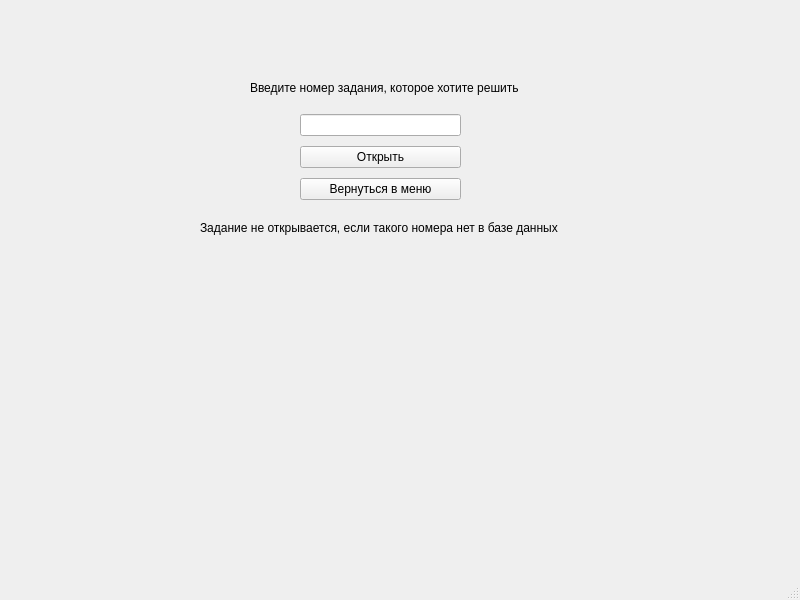
<?xml version="1.0" encoding="UTF-8"?>
<ui version="4.0">
 <class>MainWindow</class>
 <widget class="QMainWindow" name="MainWindow">
  <property name="geometry">
   <rect>
    <x>0</x>
    <y>0</y>
    <width>800</width>
    <height>600</height>
   </rect>
  </property>
  <property name="windowTitle">
   <string>MainWindow</string>
  </property>
  <widget class="QWidget" name="centralwidget">
   <widget class="QLabel" name="label">
    <property name="geometry">
     <rect>
      <x>250</x>
      <y>80</y>
      <width>291</width>
      <height>16</height>
     </rect>
    </property>
    <property name="text">
     <string>Введите номер задания, которое хотите решить</string>
    </property>
   </widget>
   <widget class="QWidget" name="verticalLayoutWidget">
    <property name="geometry">
     <rect>
      <x>300</x>
      <y>110</y>
      <width>161</width>
      <height>94</height>
     </rect>
    </property>
    <layout class="QVBoxLayout" name="verticalLayout">
     <item>
      <widget class="QLineEdit" name="numLine"/>
     </item>
     <item>
      <widget class="QPushButton" name="pushButton">
       <property name="text">
        <string>Открыть</string>
       </property>
      </widget>
     </item>
     <item>
      <widget class="QPushButton" name="backButton">
       <property name="text">
        <string>Вернуться в меню</string>
       </property>
      </widget>
     </item>
    </layout>
   </widget>
   <widget class="QLabel" name="label_2">
    <property name="geometry">
     <rect>
      <x>200</x>
      <y>220</y>
      <width>401</width>
      <height>16</height>
     </rect>
    </property>
    <property name="text">
     <string>Задание не открывается, если такого номера нет в базе данных</string>
    </property>
   </widget>
  </widget>
  <widget class="QMenuBar" name="menubar">
   <property name="geometry">
    <rect>
     <x>0</x>
     <y>0</y>
     <width>800</width>
     <height>26</height>
    </rect>
   </property>
  </widget>
  <widget class="QStatusBar" name="statusbar"/>
 </widget>
 <resources/>
 <connections/>
</ui>
